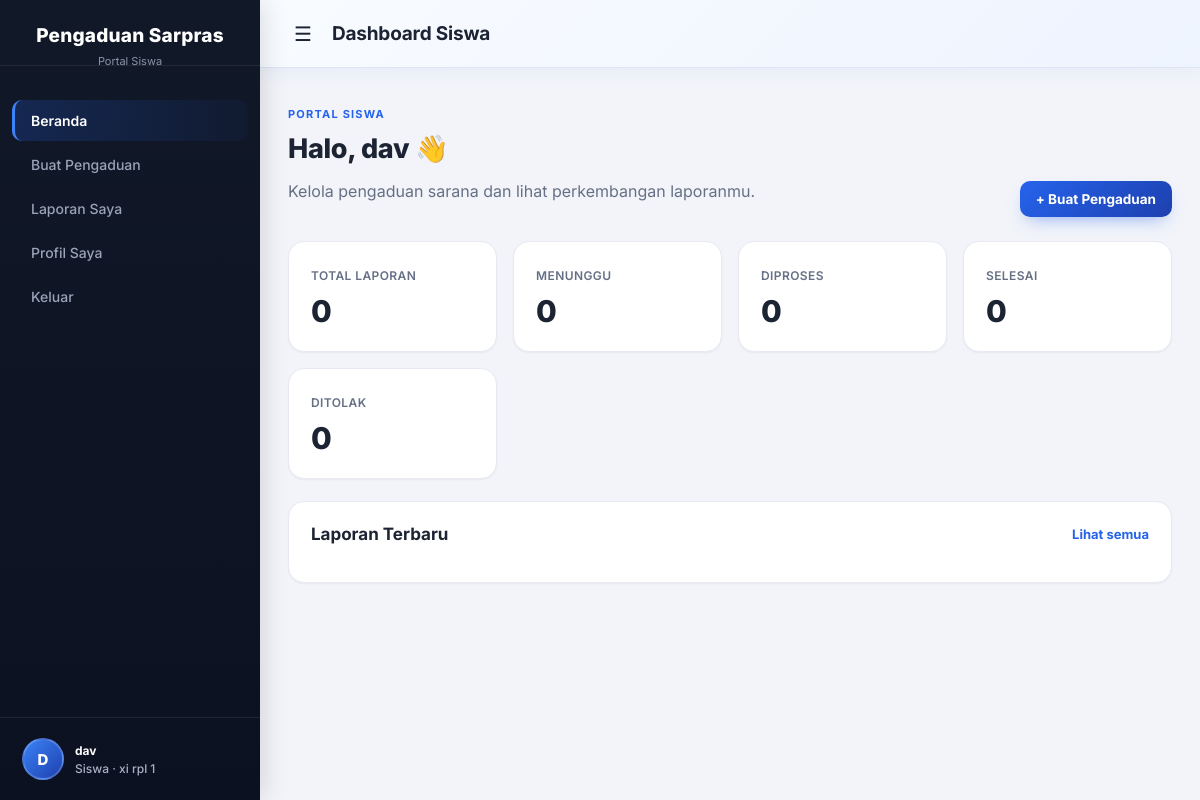
Screenshot of /user/dashboard (signed in) with the database file from the repository.
### tables this page shows
CREATE TABLE `siswa` (
  `nis` varchar(10) NOT NULL,
  `nama` varchar(50) NOT NULL,
  `kelas` varchar(10) NOT NULL,
  `password` varchar(25) NOT NULL,
  `foto` varchar(255) DEFAULT NULL
);

### view/user/dashboard.php (the view, shortened to what this page needs)
<?php
require_once __DIR__ . '/../../config/database.php';
$user = current_user();
$stats = ['total' => 0, 'menunggu' => 0, 'proses' => 0, 'selesai' => 0, 'ditolak' => 0];
?>
<!doctype html>
<html lang="id">
<head>
    <link rel="stylesheet" href="<?= e($base) ?>/assets/admin.css">
    <link rel="stylesheet" href="<?= e($base) ?>/assets/profil.css">
</head>
<body>
    <aside class="sidebar" id="sidebar">
        <div class="sidebar-header">Pengaduan Sarpras</div>
        <div class="sidebar-sub">Portal Siswa</div>
        <ul>
            <li><a href="<?= e(url('user/dashboard')) ?>" class="active">Beranda</a></li>
            <li><a href="<?= e(url('user/buat_pengaduan')) ?>" class="">Buat Pengaduan</a></li>
            <li><a href="<?= e(url('user/laporan_saya')) ?>" class="">Laporan Saya</a></li>
            <li><a href="<?= e(url('user/profil')) ?>">Profil Saya</a></li>
            <li><a href="<?= e(url('auth/logout')) ?>">Keluar</a></li>
        </ul>
        <div class="admin-user has-avatar">
            <a class="user-chip" href="<?= e(url('user/profil')) ?>" title="Lihat profil">
                <?= avatar($user['foto'] ?? null, $user['nama'] ?? 'Siswa', 'md') ?>
                <div class="who"><strong><?= e($user['nama'] ?? 'Siswa') ?></strong>Siswa · <?= e($user['kelas'] ?? '') ?></div>
            </a>
        </div>
    </aside>
    <div class="main-content">
        <header class="topbar"><label for="menuToggle" class="menu-icon">&#9776;</label>
            <h1>Dashboard Siswa</h1>
        </header>
        <main class="content-area">
            <div class="heading">
                <div>
                    <p class="eyebrow">Portal Siswa</p>
                    <h1>Halo, <?= e($user['nama']) ?> 👋</h1>
                    <p class="muted">Kelola pengaduan sarana dan lihat perkembangan laporanmu.</p>
                </div><a class="btn" href="<?= e(url('user/buat_pengaduan')) ?>">+ Buat Pengaduan</a>
            </div>
            <div class="grid">
                <div class="card stat"><span>Total Laporan</span><strong><?= $stats['total'] ?></strong></div>
                <div class="card stat"><span>Menunggu</span><strong><?= $stats['menunggu'] ?></strong></div>
                <div class="card stat"><span>Diproses</span><strong><?= $stats['proses'] ?></strong></div>
                <div class="card stat"><span>Selesai</span><strong><?= $stats['selesai'] ?></strong></div>
                <div class="card stat"><span>Ditolak</span><strong><?= $stats['ditolak'] ?></strong></div>
            </div>
            <section class="panel">
                <div class="panel-head">
                    <h2>Laporan Terbaru</h2><a href="<?= e(url('user/laporan_saya')) ?>">Lihat semua</a>
                </div>
            </section>
        </main>
    </div>
</body>
</html>

### config/database.php (shortened to what this page needs)
<?php
$server = 'localhost';
$username = 'root';
$pass = '';
$database = 'pengaduan_sarpas';
$conn = mysqli_connect($server, $username, $pass, $database);
mysqli_set_charset($conn, 'utf8mb4');
function e($value) { return htmlspecialchars((string)$value, ENT_QUOTES, 'UTF-8'); }
function base_url() {
    $root = str_replace('\\', '/', dirname(__DIR__));
    $docRoot = isset($_SERVER['DOCUMENT_ROOT']) ? str_replace('\\', '/', rtrim($_SERVER['DOCUMENT_ROOT'], '/')) : '';
    $rel = ($docRoot !== '' && strpos($root, $docRoot) === 0) ? substr($root, strlen($docRoot)) : '';
    $rel = '/' . trim($rel, '/');
    return $rel === '/' ? '' : $rel;
}
$base = base_url();
function url($path) {
    global $base;
    return $base . '/' . ltrim($path, '/');
}
function current_user() {
    global $conn;
    if ($_SESSION['role'] === 'siswa' && !empty($_SESSION['nis'])) {
        $st=mysqli_prepare($conn,'SELECT nis,nama,kelas,foto FROM siswa WHERE nis=?'); mysqli_stmt_bind_param($st,'s',$_SESSION['nis']); mysqli_stmt_execute($st); $r=mysqli_stmt_get_result($st); $u=mysqli_fetch_assoc($r); mysqli_stmt_close($st); return $u;
    }
    return null;
}
function avatar_initials($nama) {
    $nama = trim((string)$nama);
    $parts = preg_split('/\s+/u', $nama);
    $ini = mb_substr($parts[0], 0, 1, 'UTF-8');
    return mb_strtoupper($ini, 'UTF-8');
}
function foto_profil_url($foto) {
    global $base;
    $foto = ltrim((string)$foto, '/');
    if ($foto === '' || strpos($foto, '..') !== false) return '';
    return $base . '/' . $foto;
}
function avatar($foto, $nama, $size = 'md') {
    $src = foto_profil_url($foto);
    $cls = 'avatar avatar-' . preg_replace('/[^a-z]/', '', (string)$size);
    return '<span class="' . $cls . ' avatar-fallback" title="' . e($nama) . '">' . e(avatar_initials($nama)) . '</span>';
}

### assets/admin.css (style rules this page uses)
:root { --bg:#f2f4f9; --surface:#ffffff; --surface-soft:#f8fafc; --border:#e7eaf2; --border-soft:#eef1f7; --text:#1c2333; --text-muted:#667085; --text-faint:#94a0b8; --primary:#2563eb; --primary-600:#1d4ed8; --primary-700:#1e40af; --primary-tint:#eef3ff; --radius-lg:16px; --radius-md:12px; --radius-sm:8px; --shadow-sm:0 1px 2px rgba(15,23,42,.05); --shadow-md:0 10px 24px -10px rgba(15,23,42,.14); --shadow-lg:0 24px 48px -16px rgba(15,23,42,.22); --ease:cubic-bezier(.4,0,.2,1); }
* { box-sizing:border-box }
body { margin:0;font-family:'Inter',Arial,sans-serif;background:var(--bg);color:var(--text);-webkit-font-smoothing:antialiased }
.sidebar { width:260px;background:linear-gradient(180deg,#111827 0%,#0b1120 100%);color:#fff;height:100vh;position:fixed;left:0;top:0;z-index:1000;display:flex;flex-direction:column;transition:transform .3s var(--ease);box-shadow:4px 0 24px rgba(0,0,0,.12) }
.sidebar-header { padding:24px 20px 18px;font-size:19px;font-weight:800;text-align:center;letter-spacing:.2px;border-bottom:1px solid rgba(255,255,255,.08);display:flex;align-items:center;justify-content:center;gap:8px }
.sidebar-sub { font-size:11px;color:#8b93a7;text-align:center;margin-top:-12px;padding-bottom:18px }
.sidebar ul { list-style:none;padding:14px 12px;margin:0;display:flex;flex-direction:column;gap:3px }
.sidebar li { margin:0 }
.sidebar a { display:block;padding:12px 16px;color:#9aa3b8;text-decoration:none;border-left:3px solid transparent;font-size:14px;font-weight:500;border-radius:10px;transition:background .18s var(--ease),color .18s var(--ease),border-color .18s var(--ease) }
.sidebar a.active { background:linear-gradient(90deg,rgba(37,99,235,.22),rgba(37,99,235,.05));color:#fff;border-left-color:#3b82f6;font-weight:600 }
.admin-user { margin-top:auto;padding:16px 20px;border-top:1px solid rgba(255,255,255,.08);font-size:12px;color:#aab1c4 }
.admin-user strong { display:block;color:#fff;margin-bottom:3px;font-weight:700 }
.main-content { margin-left:260px;min-height:100vh;transition:margin-left .3s var(--ease) }
.topbar { height:68px;background:linear-gradient(135deg,#f8fbff 0%,#eef4ff 100%);border-bottom:1px solid #dbe5f4;box-shadow:0 4px 18px rgba(37,99,235,.06);display:flex;align-items:center;gap:14px;padding:0 28px;position:sticky;top:0;z-index:20;backdrop-filter:blur(8px) }
.topbar h1 { font-size:19px;margin:0;font-weight:700;letter-spacing:-.2px }
.menu-icon { font-size:20px;line-height:1;color:var(--text);cursor:pointer;background:none;border:0;padding:6px;border-radius:8px;transition:background .15s var(--ease) }
.content-area { padding:28px;max-width:1400px;margin:auto }
.heading { display:flex;justify-content:space-between;gap:20px;align-items:end;margin-bottom:24px }
.eyebrow { font-size:11px;text-transform:uppercase;letter-spacing:1.2px;color:var(--primary);font-weight:700 }
.heading h2,.heading h1 { margin:6px 0 0;font-size:27px;font-weight:800;letter-spacing:-.3px }
.muted { color:var(--text-muted) }
.grid { display:grid;grid-template-columns:repeat(4,1fr);gap:16px;margin-bottom:22px }
.card,.panel { background:var(--surface);border:1px solid var(--border);border-radius:var(--radius-lg);padding:22px;box-shadow:var(--shadow-sm);transition:box-shadow .2s var(--ease),transform .2s var(--ease);animation:fadeUp .35s var(--ease) }
.stat span { font-size:12px;color:var(--text-muted);font-weight:600;text-transform:uppercase;letter-spacing:.4px }
.stat strong { display:block;font-size:30px;margin-top:9px;font-weight:800;letter-spacing:-.5px }
.panel { margin-bottom:20px }
.panel-head { display:flex;justify-content:space-between;align-items:center;margin-bottom:16px }
.panel h3,.panel h2 { margin:0;font-size:17px;font-weight:700 }
.panel-head a { color:var(--primary);text-decoration:none;font-size:13px;font-weight:700;transition:opacity .15s }
.btn { display:inline-flex;align-items:center;justify-content:center;gap:6px;padding:10px 16px;border-radius:10px;background:linear-gradient(135deg,var(--primary),var(--primary-700));color:#fff;text-decoration:none;border:0;font-weight:700;cursor:pointer;font-size:13.5px;box-shadow:0 8px 18px -8px rgba(37,99,235,.55);transition:transform .16s var(--ease),box-shadow .16s var(--ease),filter .16s var(--ease) }

### rows the page displays
siswa: nama "D", nama "dav", kelas "xi rpl 1"

### other values shown
$stats['total'] "0"
$stats['menunggu'] "0"
$stats['proses'] "0"
$stats['selesai'] "0"
$stats['ditolak'] "0"
